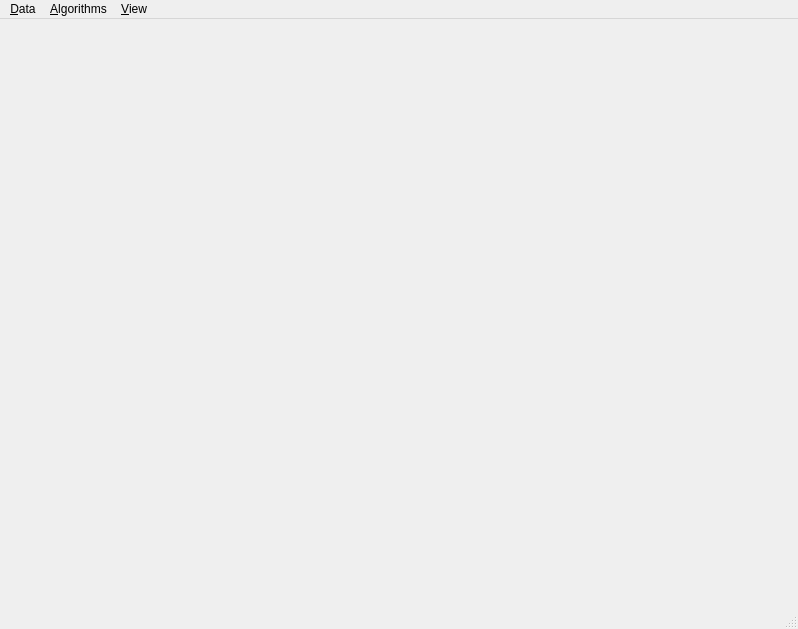
<?xml version="1.0" encoding="UTF-8"?>
<ui version="4.0">
 <author>Pierre Alliez</author>
 <class>MainWindow</class>
 <widget class="QMainWindow" name="MainWindow">
  <property name="geometry">
   <rect>
    <x>0</x>
    <y>0</y>
    <width>798</width>
    <height>629</height>
   </rect>
  </property>
  <property name="windowTitle">
   <string>CGAL - 2D Delaunay triangulation</string>
  </property>
  <widget class="QWidget" name="centralwidget">
   <layout class="QGridLayout">
    <item row="0" column="0">
     <widget class="GlViewer" name="viewer" native="true">
      <property name="locale">
       <locale language="English" country="UnitedStates"/>
      </property>
     </widget>
    </item>
   </layout>
  </widget>
  <widget class="QStatusBar" name="statusbar"/>
  <widget class="QMenuBar" name="menubar">
   <property name="geometry">
    <rect>
     <x>0</x>
     <y>0</y>
     <width>798</width>
     <height>21</height>
    </rect>
   </property>
   <widget class="QMenu" name="menuData">
    <property name="title">
     <string>&amp;Data</string>
    </property>
    <addaction name="actionRandom"/>
    <addaction name="actionClear"/>
    <addaction name="separator"/>
    <addaction name="actionQuit"/>
   </widget>
   <widget class="QMenu" name="menuView">
    <property name="title">
     <string>&amp;View</string>
    </property>
    <addaction name="actionView_Delaunay_edges"/>
    <addaction name="actionView_Voronoi_edges"/>
   </widget>
   <widget class="QMenu" name="menuAlgorithms">
    <property name="title">
     <string>&amp;Algorithms</string>
    </property>
    <addaction name="actionLloyd"/>
   </widget>
   <addaction name="menuData"/>
   <addaction name="menuAlgorithms"/>
   <addaction name="menuView"/>
  </widget>
  <action name="actionQuit">
   <property name="text">
    <string>&amp;Quit</string>
   </property>
   <property name="shortcut">
    <string>Ctrl+Q</string>
   </property>
  </action>
  <action name="actionClear">
   <property name="icon">
    <iconset>
     <normaloff>icons/fileNew.png</normaloff>icons/fileNew.png</iconset>
   </property>
   <property name="text">
    <string>&amp;Clear</string>
   </property>
   <property name="statusTip">
    <string>Clear</string>
   </property>
   <property name="shortcut">
    <string>Space</string>
   </property>
  </action>
  <action name="actionView_Delaunay_edges">
   <property name="checkable">
    <bool>true</bool>
   </property>
   <property name="checked">
    <bool>true</bool>
   </property>
   <property name="text">
    <string>&amp;Delaunay edges</string>
   </property>
   <property name="shortcut">
    <string>D</string>
   </property>
  </action>
  <action name="actionView_Voronoi_edges">
   <property name="checkable">
    <bool>true</bool>
   </property>
   <property name="checked">
    <bool>true</bool>
   </property>
   <property name="text">
    <string>&amp;Voronoi edges</string>
   </property>
   <property name="shortcut">
    <string>V</string>
   </property>
  </action>
  <action name="actionLloyd">
   <property name="text">
    <string>&amp;Lloyd</string>
   </property>
   <property name="shortcut">
    <string>L</string>
   </property>
  </action>
  <action name="actionRandom">
   <property name="text">
    <string>Generate a &amp;random triangulation...</string>
   </property>
   <property name="shortcut">
    <string>R</string>
   </property>
  </action>
 </widget>
 <customwidgets>
  <customwidget>
   <class>GlViewer</class>
   <extends>QWidget</extends>
   <header>glviewer.h</header>
   <container>1</container>
  </customwidget>
 </customwidgets>
 <resources/>
 <connections/>
</ui>
